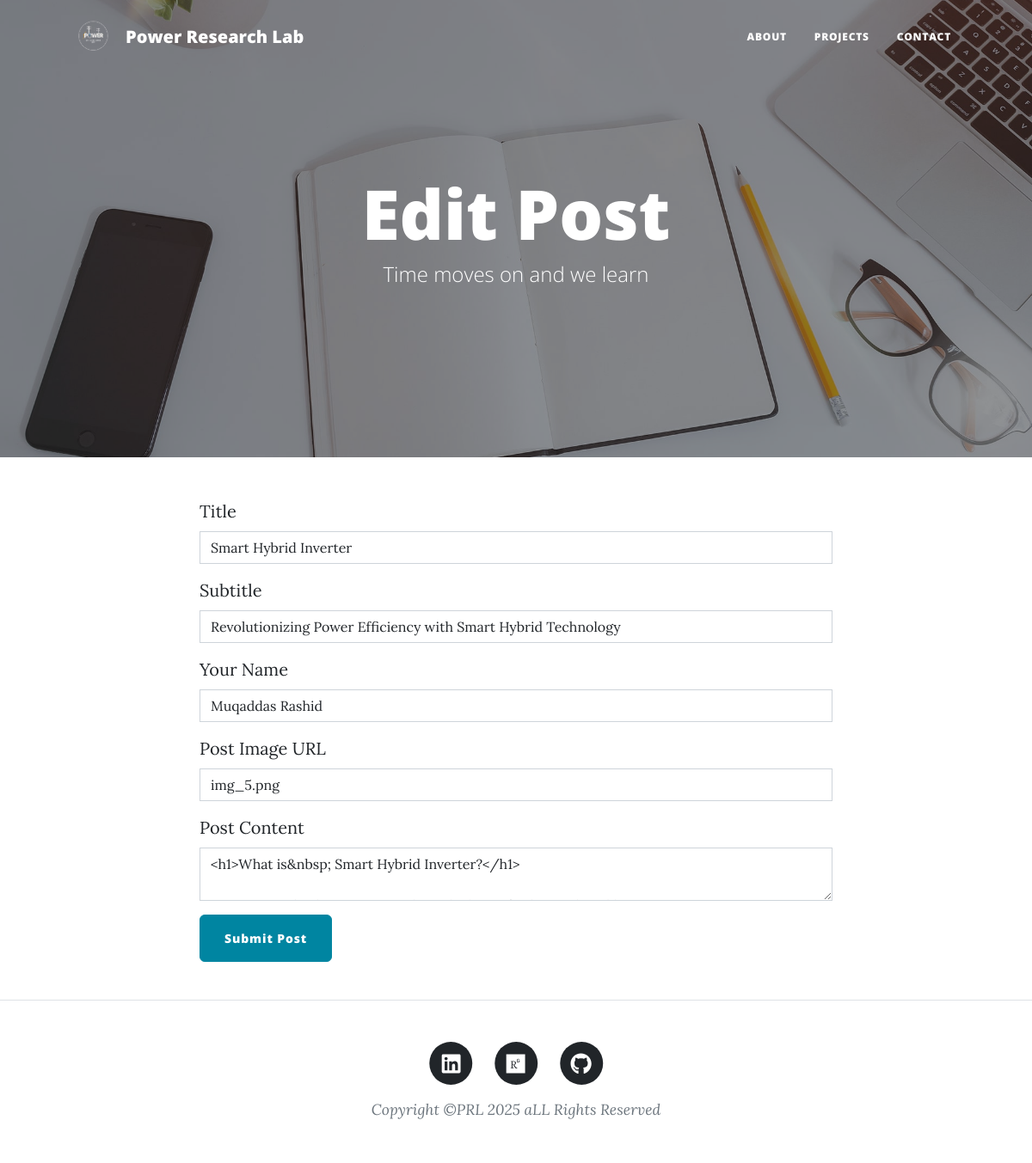
The app's page /edit-post/3 (signed in), older data.
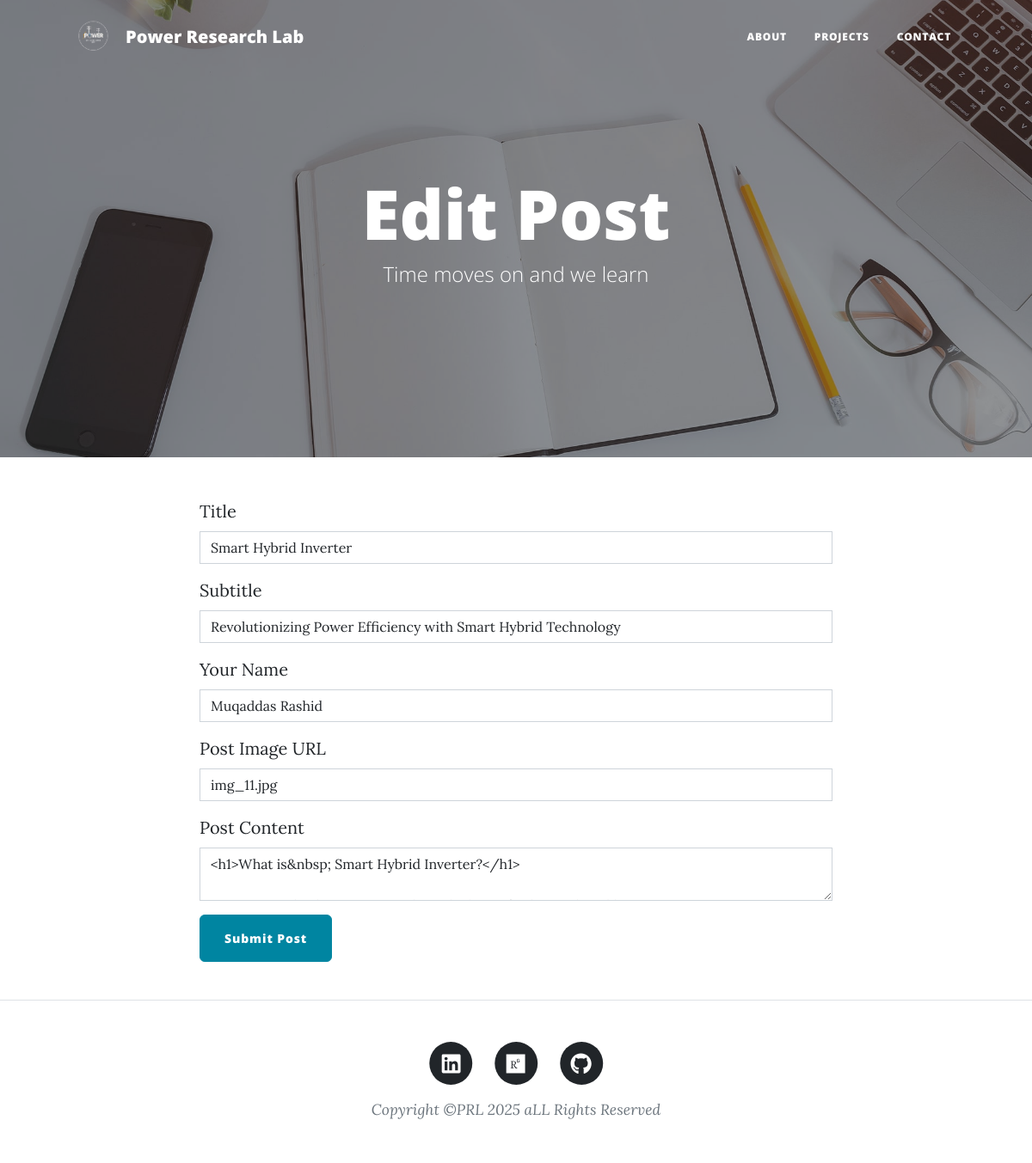
The same page, newer data.
### main.py (models this page shows)
class BlogPost(db.Model):
    id: Mapped[int] = mapped_column(Integer, primary_key=True)
    title: Mapped[str] = mapped_column(String(250), unique=True, nullable=False)
    subtitle: Mapped[str] = mapped_column(String(250), nullable=False)
    date: Mapped[str] = mapped_column(String(250), nullable=False)
    body: Mapped[str] = mapped_column(Text, nullable=False)
    author: Mapped[str] = mapped_column(String(250), nullable=False)
    img_url: Mapped[str] = mapped_column(String(250), nullable=False)

### main.py (the view, shortened to what this page needs)
@app.route("/edit-post/<int:post_id>", methods=["GET", "POST"])
@admin_only
def edit_post(post_id):
    post = db.get_or_404(BlogPost, post_id)
    edit_form = CreatePostForm(
        title=post.title,
        subtitle=post.subtitle,
        img_url=post.img_url,
        author=post.author,
        body=post.body
    )
    return render_template("make-post.html", form=edit_form, is_edit=True)

### main.py
class CreatePostForm(FlaskForm):
    title = StringField(" Title", validators=[DataRequired()])
    subtitle = StringField("Subtitle", validators=[DataRequired()])
    author = StringField("Your Name", validators=[DataRequired()])
    img_url = StringField("Post Image URL")
    body = CKEditorField("Post Content", validators=[DataRequired()])
    submit = SubmitField("Submit Post")

### main.py (called while the page is built)
def admin_only(func):
    @wraps(func)
    def wrapper(*args, **kwargs):
        if not session.get("admin"):
            return abort(403)  # Forbidden
        return func(*args, **kwargs)
    return wrapper

### templates/make-post.html
{% from "bootstrap5/form.html" import render_form %} {% block content %} {%
include "header.html" %}
<header
  class="masthead"
  style="background-image: url('../static/assets/img/edit-bg.jpg')"
>
  <div class="container position-relative px-4 px-lg-5">
    <div class="row gx-4 gx-lg-5 justify-content-center">
      <div class="col-md-10 col-lg-8 col-xl-7">
        <div class="page-heading">
          {% if is_edit: %}
          <h1>Edit Post</h1>
          {% else: %}
          <h1>New Post</h1>
          {% endif %}
          <span class="subheading"
            >Time moves on and we learn</span
          >
        </div>
      </div>
    </div>
  </div>
</header>
<main class="mb-4">
  <div class="container">
    <div class="row">
      <div class="col-lg-8 col-md-10 mx-auto">
        {{ ckeditor.load() }} {{ ckeditor.config(name='body') }} {{
        render_form(form, novalidate=True, button_map={"submit": "primary"}) }}
      </div>
    </div>
  </div>
</main>
{% include "footer.html" %} {% endblock %}

Row changes from the older to the newer data that the page shows:
changed BlogPost "Smart Hybrid Inverter": img_url "img_5.png" → "img_11.jpg"
